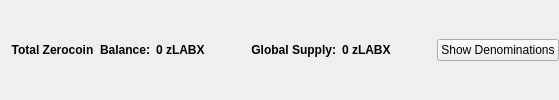
                       <widget class="QFrame" name="balanceSupplyFrame">
                        <layout class="QHBoxLayout" name="horizontalLayout_2" stretch="0,0,0,1,0">
                         <property name="rightMargin">
                          <number>0</number>
                         </property>
                         <item>
                          <layout class="QHBoxLayout" name="horizontalLayout_34">
                           <item>
                            <widget class="QLabel" name="labelzAvailableText_3">
                             <property name="font">
                              <font>
                               <weight>75</weight>
                               <bold>true</bold>
                              </font>
                             </property>
                             <property name="toolTip">
                              <string>Total Balance including unconfirmed and immature zLABX</string>
                             </property>
                             <property name="text">
                              <string>Total Zerocoin  Balance:</string>
                             </property>
                             <property name="alignment">
                              <set>Qt::AlignRight|Qt::AlignTrailing|Qt::AlignVCenter</set>
                             </property>
                            </widget>
                           </item>
                           <item>
                            <widget class="QLabel" name="labelzAvailableAmount_4">
                             <property name="minimumSize">
                              <size>
                               <width>40</width>
                               <height>0</height>
                              </size>
                             </property>
                             <property name="font">
                              <font>
                               <weight>75</weight>
                               <bold>true</bold>
                              </font>
                             </property>
                             <property name="toolTip">
                              <string>Total Balance including unconfirmed and immature zLABX</string>
                             </property>
                             <property name="text">
                              <string>0 zLABX</string>
                             </property>
                             <property name="alignment">
                              <set>Qt::AlignLeading|Qt::AlignLeft|Qt::AlignVCenter</set>
                             </property>
                            </widget>
                           </item>
                          </layout>
                         </item>
                         <item>
                          <spacer name="horizontalSpacer_32">
                           <property name="orientation">
                            <enum>Qt::Horizontal</enum>
                           </property>
                           <property name="sizeHint" stdset="0">
                            <size>
                             <width>40</width>
                             <height>20</height>
                            </size>
                           </property>
                          </spacer>
                         </item>
                         <item>
                          <layout class="QHBoxLayout" name="horizontalLayout_35">
                           <item>
                            <widget class="QLabel" name="labelZsupplyText_2">
                             <property name="font">
                              <font>
                               <weight>75</weight>
                               <bold>true</bold>
                              </font>
                             </property>
                             <property name="text">
                              <string>Global Supply:</string>
                             </property>
                             <property name="alignment">
                              <set>Qt::AlignRight|Qt::AlignTrailing|Qt::AlignVCenter</set>
                             </property>
                            </widget>
                           </item>
                           <item>
                            <widget class="QLabel" name="labelZsupplyAmount_2">
                             <property name="font">
                              <font>
                               <weight>75</weight>
                               <bold>true</bold>
                              </font>
                             </property>
                             <property name="text">
                              <string>0 zLABX</string>
                             </property>
                            </widget>
                           </item>
                          </layout>
                         </item>
                         <item>
                          <spacer name="horizontalSpacer_31">
                           <property name="orientation">
                            <enum>Qt::Horizontal</enum>
                           </property>
                           <property name="sizeHint" stdset="0">
                            <size>
                             <width>40</width>
                             <height>20</height>
                            </size>
                           </property>
                          </spacer>
                         </item>
                         <item>
                          <widget class="QPushButton" name="pushButtonShowDenoms">
                           <property name="toolTip">
                            <string>Show zLABX denominations list</string>
                           </property>
                           <property name="text">
                            <string>Show Denominations</string>
                           </property>
                          </widget>
                         </item>
                        </layout>
                       </widget>
